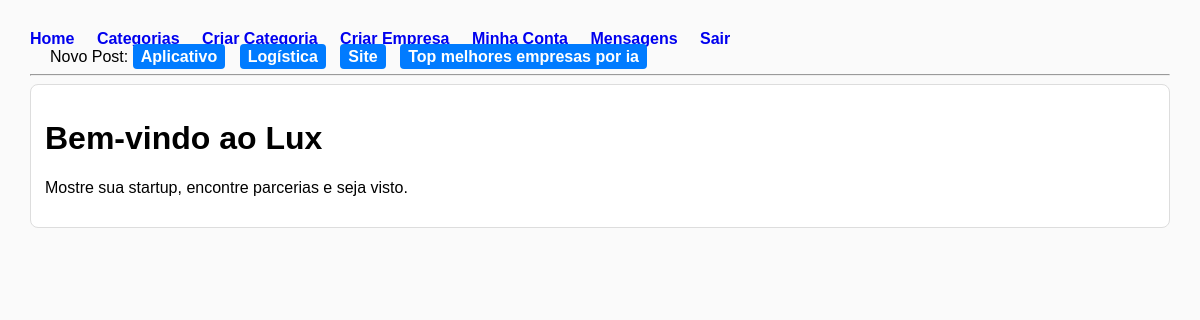
Screenshot of / (signed in) with the database file from the repository.
### app.py (models this page shows)
class Category(db.Model):
    id = db.Column(db.Integer, primary_key=True)
    name = db.Column(db.String(120), unique=True, nullable=False)
    description = db.Column(db.String(300))
    created_at = db.Column(db.DateTime, default=datetime.utcnow)
    companies = db.relationship("Company", backref="category", lazy=True)

### app.py (the view)
@app.route("/")
def home():
    cats = Category.query.order_by(Category.name).all()
    q = request.args.get("q", "").strip()
    for c in cats:
        c.companies_sorted = get_sorted_companies(c, q if q else None)
    return render_template("home.html", categories=cats, q=q)

### app.py (called while the page is built)
def get_sorted_companies(category, q=None):
    companies = category.companies
    companies_with_score = []
    for c in companies:
        total_score = sum((p.score or 0) for p in c.posts)
        c.total_score = total_score
        companies_with_score.append(c)
    companies_with_score.sort(key=lambda x: x.total_score, reverse=True)
    if q:
        ql = q.lower()
        return [c for c in companies_with_score if ql in c.name.lower() or any(ql in p.title.lower() for p in c.posts)]
    return companies_with_score

### templates/home.html
{% extends "base.html" %}
{% block content %}
<div class="card">
  <h1>Bem-vindo ao Lux</h1>
  <p>Mostre sua startup, encontre parcerias e seja visto.</p>
</div>
{% endblock %}

### templates/base.html (shortened to what this page needs)
<!DOCTYPE html>
<html lang="pt-br">
<head>
</head>
<body>
  <nav>
    <a href="/">Home</a>
    <a href="/categories">Categorias</a>
    <a href="{{ url_for('new_category') }}">Criar Categoria</a>
    <a href="/companies/create">Criar Empresa</a>
    {% if session.get("company_id") %}
      <a href="/my_account">Minha Conta</a>
      <a href="/messages">Mensagens</a>
      <a href="/logout">Sair</a>
      {% if categories %}
        <div class="new-post-menu">
          <span>Novo Post:</span>
          {% for cat in categories %}
            <a href="{{ url_for('new_post', category_id=cat.id) }}">{{ cat.name }}</a>
          {% endfor %}
        </div>
      {% endif %}
    {% else %}
      <a href="/login">Entrar</a>
    {% endif %}
  </nav>
  <hr>
  {% block content %}{% endblock %}
</body>
</html>

### templates/base.html (style rules this page uses)
body { font-family: Arial, sans-serif; margin: 30px; background:#fafafa }
nav a { margin-right:18px; text-decoration:none; font-weight:bold }
.card { background:#fff; padding:14px; border-radius:8px; border:1px solid #ddd; margin-bottom:12px }
.new-post-menu { margin-left: 20px; display:inline-block; }
.new-post-menu a { margin-right:10px; background:#007BFF; color:#fff; padding:4px 8px; border-radius:4px; text-decoration:none; }

### rows the page displays
Category: name "Aplicativo"
Category: name "Logística"
Category: name "Site"
Category: name "Top melhores empresas por ia"
